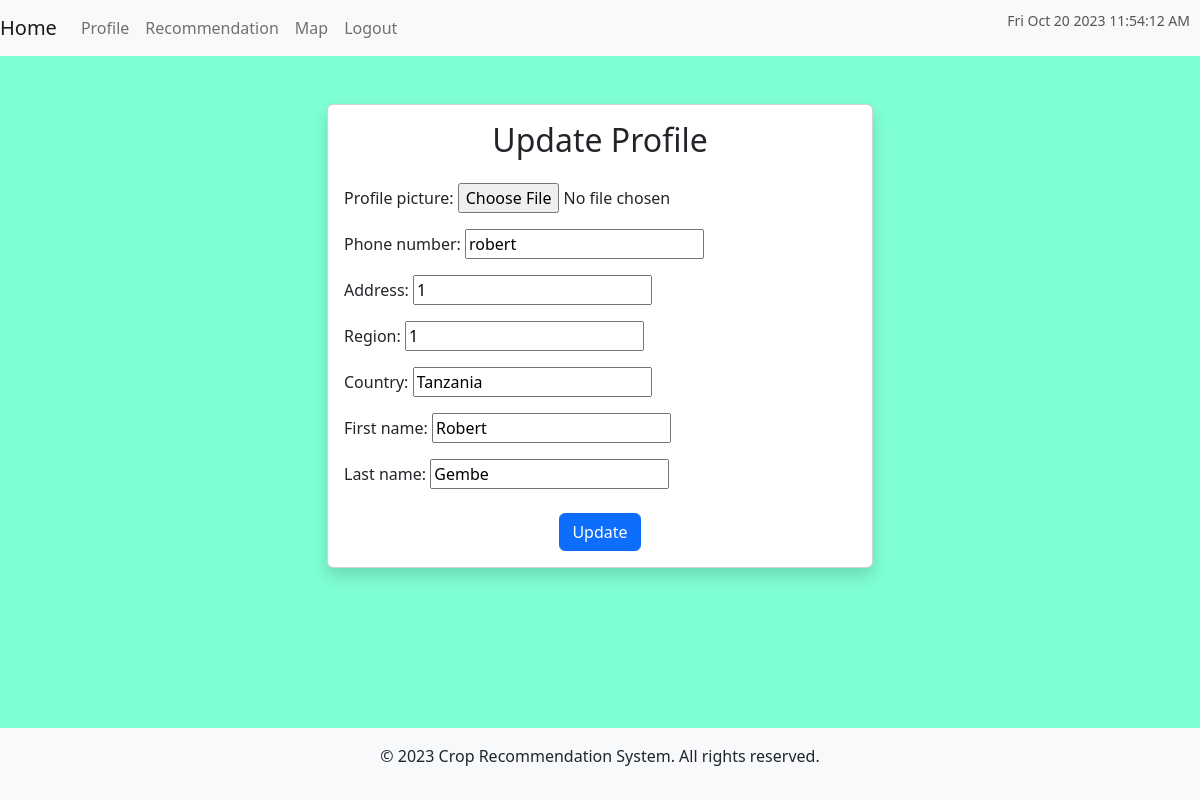
The app's page /update-profile/ (signed in), older data.
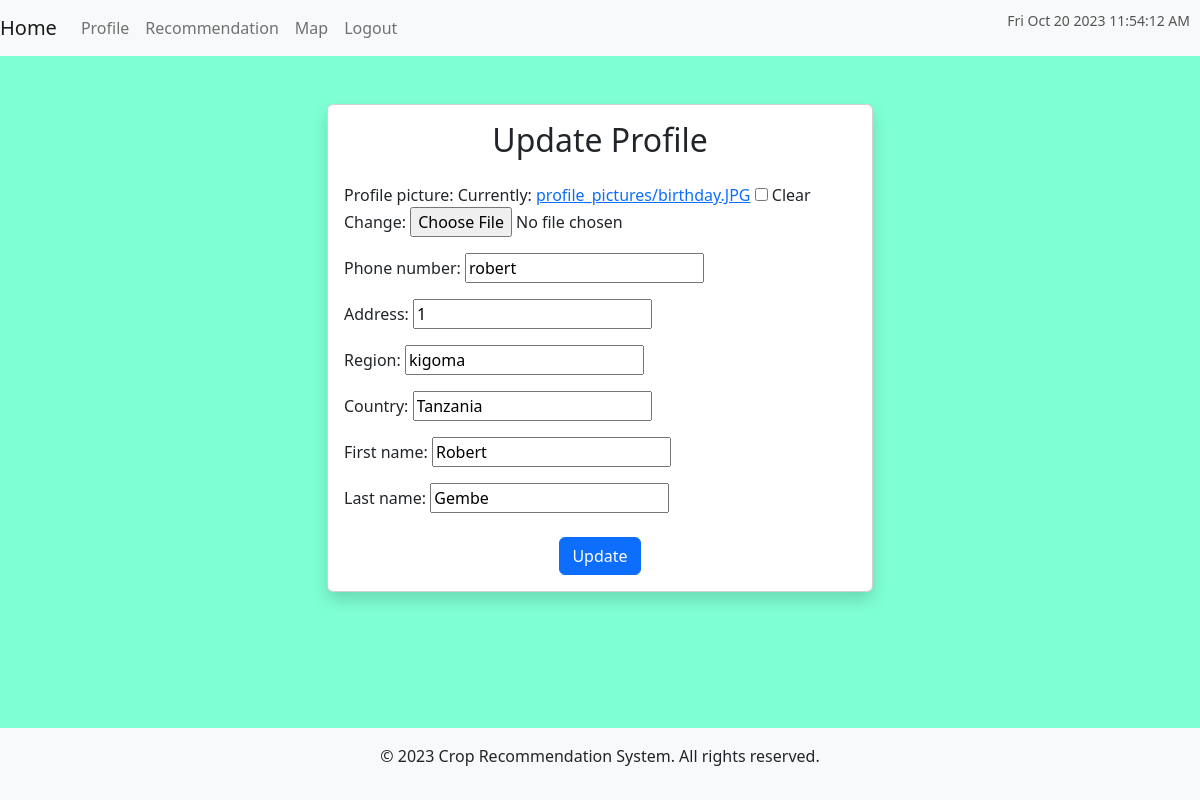
The same page, newer data.
### crops/models.py (models this page shows, shortened)
class UserProfile(models.Model):
    user = models.OneToOneField(User, on_delete=models.CASCADE)
    profile_picture = models.ImageField(upload_to='profile_pictures/', blank=True, null=True)
    phone_number = models.CharField(max_length=255, blank=True, null=True)
    address = models.CharField(max_length=255, blank=True, null=True)
    region = models.CharField(max_length=255, blank=True, null=True)
    country = models.CharField(max_length=255, blank=True, null=True)
    first_name = models.CharField(max_length=255, blank=True, null=True)
    last_name = models.CharField(max_length=255, blank=True, null=True)

### crops/views.py (the view)
# urls.py: path('update-profile/', views.update_profile, name='update_profile'),
@login_required
def update_profile(request):
    try:
        profile = request.user.userprofile
    except UserProfile.DoesNotExist:
        profile = UserProfile(user=request.user)
    if request.method == 'POST':
        form = UserProfileForm(request.POST, request.FILES, instance=profile)
        if form.is_valid():
            form.save()
            return redirect('profile')
    else:
        form = UserProfileForm(instance=profile)
    return render(request, 'update_profile.html', {'form': form})

### crops/forms.py
class UserProfileForm(forms.ModelForm):
    class Meta:
        model = UserProfile
        fields = ['profile_picture', 'phone_number', 'address', 'region', 'country','first_name','last_name']

### crops/templates/update_profile.html (shortened to what this page needs)
{% extends 'base.html' %}
{% block content %}
<div class="container mt-5">
  <div class="row justify-content-center">
    <div class="col-md-6">
      <div class="card shadow">
        <div class="card-body">
          <h2 class="text-center mb-4">Update Profile</h2>
          <form method="post" enctype="multipart/form-data">
            {{ form.as_p }}
            <div class="text-center mt-4">
              <button type="submit" class="btn btn-primary">Update</button>
            </div>
          </form>
        </div>
      </div>
    </div>
  </div>
</div>
{% endblock %}

### crops/templates/base.html (shortened to what this page needs)
<!DOCTYPE html>
<html lang="en">
<head>
    <link rel="stylesheet" href="https://cdn.jsdelivr.net/npm/bootstrap@5.2.3/dist/css/bootstrap.min.css"
>
</head>
<nav class="navbar navbar-expand-lg navbar-light bg-light">
    <a class="navbar-brand" href="{% url 'index' %}">Home</a>
    <div class="collapse navbar-collapse" id="navbarNav">
        <ul class="navbar-nav">
            {% if user.is_authenticated %}
            <li class="nav-item active">
                <a class="nav-link" href="{% url 'profile' %}">Profile </a>
            </li>
            <li class="nav-item">
                <a class="nav-link" href="{% url 'predict' %}">Recommendation</a>
            </li>
            <li class="nav-item">
                <a class="nav-link" href="{% url 'base_map' %}">Map</a>
            </li>
            <li class="nav-item">
                <a class="nav-link" href="{% url 'logout' %}">Logout</a>
            </li>
            {% endif %}
        </ul>
    </div>
    <span class="current-date" id="currentDate"></span>
</nav>
<div class="content">
    {% block content %}
    {% endblock %}
</div>
<footer class="bg-light text-center py-3 mt-auto">
    <p>&copy; <span id="currentYear"></span> Crop Recommendation System. All rights reserved.</p>
</footer>
</body>
</html>

### crops/templates/base.html (style rules this page uses)
.current-date { position: absolute; top: 10px; right: 10px; font-size: 14px; color: #555; }
.content { flex: 1; }

Row changes from the older to the newer data that the page shows:
changed UserProfile "robert": region "1" → "kigoma"
Text that changed along with them:
form field as_p: (not shown) → "☐"
text no longer shown: "Profile picture: Phone number: Address: Region: Country: First name: Last name:"
text now shown: "Profile picture: Currently: profile_pictures/birthday.JPG Clear Change: Phone number: Address: Region: Country: First name: Last name:"
